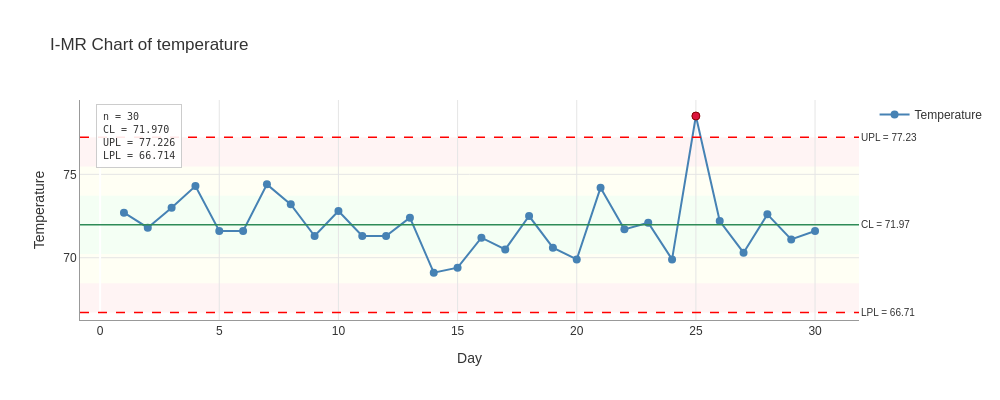

Write notebook code for a chart like this one.
### Markdown cell above
## Enhanced Visualization

Add zone shading and statistics:

### Code cell
fig = result.plot(
    show_zones=True,           # Show 1σ, 2σ, 3σ zones
    show_stats=True,           # Display statistics box
    highlight_signals=True     # Highlight out-of-control points
)
fig.show()

### Figure 1 — Plotly figure (JSON) as saved in the notebook; plotly's stock layout.template omitted (floating-point values rounded to 4 significant figures)
{"data": [{"hovertemplate": "%{x}<br>%{y:.3f}<extra></extra>", "line": {"color": "steelblue", "width": 2.0}, "marker": {"color": "steelblue", "size": 8}, "mode": "lines+markers", "name": "Temperature", "type": "scatter", "x": [1, 2, 3, 4, 5, 6, 7, 8, 9, 10, 11, 12, 13, 14, 15, 16, 17, 18, 19, 20, 21, 22, 23, 24, 25, 26, 27, 28, 29, 30], "y": [72.7, 71.8, 73.0, 74.3, 71.6, 71.6, 74.4, 73.2, 71.3, 72.8, 71.3, 71.3, 72.4, 69.1, 69.4, 71.2, 70.5, 72.5, 70.6, 69.9, 74.2, 71.7, 72.1, 69.9, 78.5, 72.2, 70.3, 72.6, 71.1, 71.6]}, {"hovertemplate": "Out of Control<br>%{x}<br>%{y:.3f}<extra></extra>", "marker": {"color": "#DC143C", "line": {"color": "#8B0000", "width": 1.0}, "size": 8, "symbol": "circle"}, "mode": "markers", "name": "Out of Control", "showlegend": false, "type": "scatter", "x": [25], "y": [78.5]}], "layout": {"annotations": [{"font": {"size": 10}, "showarrow": false, "text": "UPL = 77.23", "x": 1, "xanchor": "left", "xref": "x domain", "y": 77.23, "yanchor": "middle", "yref": "y"}, {"font": {"size": 10}, "showarrow": false, "text": "LPL = 66.71", "x": 1, "xanchor": "left", "xref": "x domain", "y": 66.71, "yanchor": "middle", "yref": "y"}, {"font": {"size": 10}, "showarrow": false, "text": "CL = 71.97", "x": 1, "xanchor": "left", "xref": "x domain", "y": 71.97, "yanchor": "middle", "yref": "y"}, {"align": "left", "bgcolor": "rgba(255, 255, 255, 0.9)", "bordercolor": "#CCCCCC", "borderpad": 6, "borderwidth": 1, "font": {"color": "#333333", "family": "monospace", "size": 10}, "showarrow": false, "text": "n = 30<br>CL = 71.970<br>UPL = 77.226<br>LPL = 66.714", "x": 0.02, "xanchor": "left", "xref": "paper", "y": 0.98, "yanchor": "top", "yref": "paper"}], "font": {"color": "#333333", "family": "Arial, sans-serif", "size": 12}, "height": 400, "hovermode": "x unified", "paper_bgcolor": "white", "plot_bgcolor": "white", "shapes": [{"fillcolor": "#B3FFB3", "layer": "below", "line": {"width": 0}, "opacity": 0.15, "type": "rect", "x0": 0, "x1": 1, "xref": "x domain", "y0": 70.22, "y1": 73.72, "yref": "y"}, {"fillcolor": "#FFFFB3", "layer": "below", "line": {"width": 0}, "opacity": 0.15, "type": "rect", "x0": 0, "x1": 1, "xref": "x domain", "y0": 73.72, "y1": 75.47, "yref": "y"}, {"fillcolor": "#FFFFB3", "layer": "below", "line": {"width": 0}, "opacity": 0.15, "type": "rect", "x0": 0, "x1": 1, "xref": "x domain", "y0": 68.47, "y1": 70.22, "yref": "y"}, {"fillcolor": "#FFB3B3", "layer": "below", "line": {"width": 0}, "opacity": 0.15, "type": "rect", "x0": 0, "x1": 1, "xref": "x domain", "y0": 75.47, "y1": 77.23, "yref": "y"}, {"fillcolor": "#FFB3B3", "layer": "below", "line": {"width": 0}, "opacity": 0.15, "type": "rect", "x0": 0, "x1": 1, "xref": "x domain", "y0": 66.71, "y1": 68.47, "yref": "y"}, {"line": {"color": "red", "dash": "dash", "width": 1.5}, "type": "line", "x0": 0, "x1": 1, "xref": "x domain", "y0": 77.23, "y1": 77.23, "yref": "y"}, {"line": {"color": "red", "dash": "dash", "width": 1.5}, "type": "line", "x0": 0, "x1": 1, "xref": "x domain", "y0": 66.71, "y1": 66.71, "yref": "y"}, {"line": {"color": "#2E8B57", "width": 1.5}, "type": "line", "x0": 0, "x1": 1, "xref": "x domain", "y0": 71.97, "y1": 71.97, "yref": "y"}], "showlegend": true, "title": {"text": "I-MR Chart of temperature"}, "width": 1000, "xaxis": {"gridcolor": "#E5E5E5", "gridwidth": 1.0, "linecolor": "#999999", "linewidth": 1.0, "showgrid": true, "showline": true, "title": {"text": "Day"}}, "yaxis": {"gridcolor": "#E5E5E5", "gridwidth": 1.0, "linecolor": "#999999", "linewidth": 1.0, "showgrid": true, "showline": true, "title": {"text": "Temperature"}}}}
